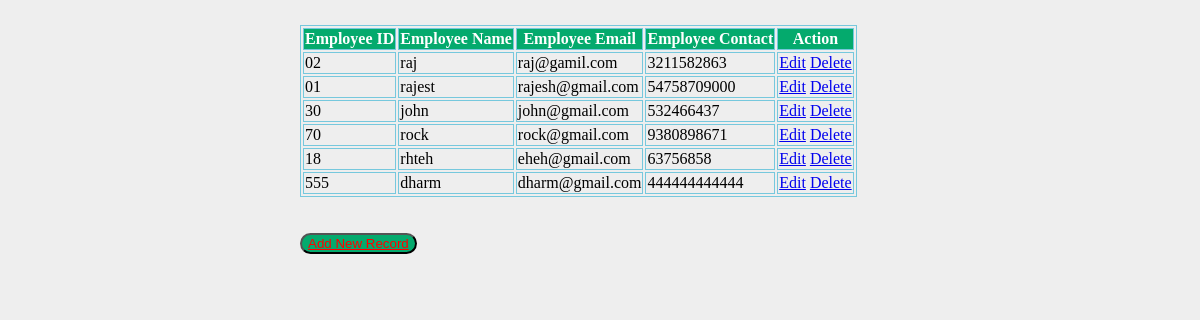
The page / on the database its author committed.
### employee/models.py (models this page shows, shortened)
class Employee(models.Model):
    eid = models.CharField(max_length=20)
    ename = models.CharField(max_length=100)
    eemail = models.EmailField()
    econtact = models.CharField(max_length=15)
    class Meta:
        db_table = "employee"

### employee/views.py (the view)
# urls.py: path('',views.show),
def show(request):
    employees = Employee.objects.all()
    return render(request,"show.html",{'employees':employees})

### employee/templates/show.html (shortened to what this page needs)
<!DOCTYPE html>
<html lang="en">
{% load static %}
<head>
    <link rel="stylesheet" type="text/css" href="{% static 'css/style.css' %}">
</head>
<body>
    <table>
        <thead>
            <tr>
                <th>Employee ID</th>
                <th>Employee Name</th>
                <th>Employee Email</th>
                <th>Employee Contact</th>
                <th>Action</th>
            </tr>
        </thead>
        <tbody>
            {% for employee in employees %}
            <tr>
                <td>{{ employee.eid }}</td>
                <td>{{employee.ename}}</td>
                <td>{{employee.eemail}}</td>
                <td>{{employee.econtact}}</td>
                <td>
                    <a href="/edit/{{ employee.id }}">Edit</a>
                    <a href="/delete/{{employee.id}}">Delete</a>
                </td>
            </tr>
            {% endfor %}
        </tbody>
    </table>
    <br>
    <br>
    <button><a style="color:red;" href="/emp">Add New Record</a></button>
</body>
</html>

### employee/static/css/style.css (style rules this page uses)
body { background: #eee; height: 100%; margin: 25px 0; padding-left: 300px; }
table, th, td { border: 1px solid rgb(118, 200, 221); }
th { background-color: #04AA6D; color: white; }
button { border-radius: 12px; color: aqua; background-color: #04AA6D; cursor: pointer; }

### employee/templates/show.html (style rules this page uses)
body { background: #eee; height: 100%; margin: 25px 0; padding-left: 300px; }
table, th, td { border: 1px solid rgb(118, 200, 221); }
th { background-color: #04AA6D; color: white; }
button { border-radius: 12px; color: aqua; background-color: #04AA6D; cursor: pointer; }

### rows shown on the page
Employee: eid "02", ename "raj", eemail "raj@gamil.com", econtact "3211582863"
Employee: eid "01", ename "rajest", eemail "rajesh@gmail.com", econtact "54758709000"
Employee: eid "30", ename "john", eemail "john@gmail.com", econtact "532466437"
Employee: eid "70", ename "rock", eemail "rock@gmail.com", econtact "9380898671"
Employee: eid "18", ename "rhteh", eemail "eheh@gmail.com", econtact "63756858"
Employee: eid "555", ename "dharm", eemail "dharm@gmail.com", econtact "444444444444"
